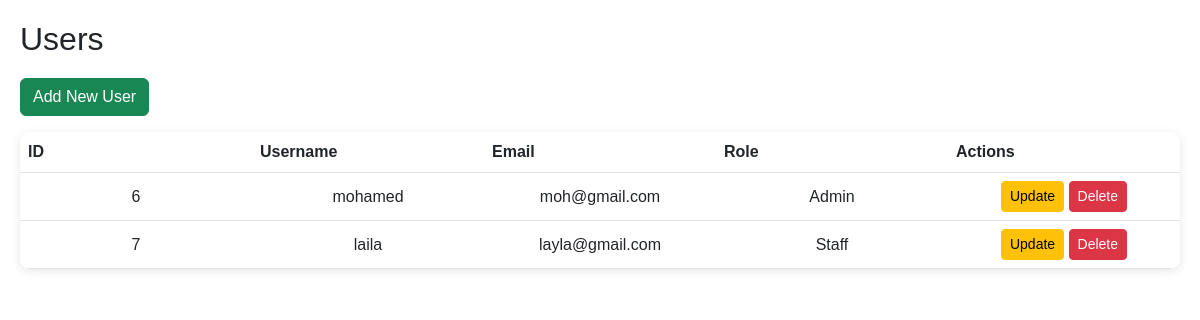
Page /Enrollments.php on the committed database.
### tables this page shows
CREATE TABLE `users` (
  `user_id` int(11) NOT NULL,
  `username` varchar(255) NOT NULL,
  `email` varchar(255) NOT NULL,
  `role` varchar(50) NOT NULL,
  `created_at` timestamp NOT NULL DEFAULT current_timestamp(),
  `password` varchar(255) NOT NULL
);

### Enrollments.php (the view, shortened to what this page needs)
<!DOCTYPE html>
<html lang="en">
<head>
    <link rel="stylesheet" href="style.css">
    <link rel="stylesheet" href="https://cdnjs.cloudflare.com/ajax/libs/twitter-bootstrap/5.3.0/css/bootstrap.min.css">
    <link rel="stylesheet" href="https://cdn.datatables.net/1.13.5/css/dataTables.bootstrap5.min.css">
    <link rel="stylesheet" href="https://cdnjs.cloudflare.com/ajax/libs/font-awesome/6.7.2/css/all.min.css">
</head>
<body>
<?php
include('./connection/conn.php');
$query = "SELECT * FROM users";
$result = mysqli_query($conn, $query);
?>
<div class="main-content">
    <h1 class="main-title">Users</h1>
    <div class="d-flex justify-content-between mb-3">
        <button class="btn btn-success" data-bs-toggle="modal" data-bs-target="#addUserModal">Add New User</button>
    </div>
    <table class="table">
        <thead>
            <tr>
                <th>ID</th>
                <th>Username</th>
                <th>Email</th>
                <th>Role</th>
                <th>Actions</th>
            </tr>
        </thead>
        <tbody>
            <?php
            while ($row = mysqli_fetch_assoc($result)) {
                echo "<tr>";
                echo "<td>" . $row['user_id'] . "</td>";
                echo "<td>" . $row['username'] . "</td>";
                echo "<td>" . $row['email'] . "</td>";
                echo "<td>" . $row['role'] . "</td>";
                echo "<td>
                        <button class='btn btn-warning btn-sm update-btn'
                        data-user_id='" . $row['user_id'] . "'
                        data-username='" . $row['username'] . "'
                        data-email='" . $row['email'] . "'
                        data-role='" . $row['role'] . "'>Update</button>
                        <a href='./delete/delete_user.php?user_id=" . $row['user_id'] . "' class='btn btn-danger btn-sm'>Delete</a>
                      </td>";
                echo "</tr>";
            }
            ?>
        </tbody>
    </table>
</div>
</body>
</html>

### style.css (style rules this page uses)
* { box-sizing: border-box; margin: 0; padding: 0; font-family: Arial, sans-serif; }
body { display: flex; height: 100vh; background-color: #f0f2f5; }
.main-content { flex: 1; padding: 20px; }
.main-title { font-size: 32px; margin-bottom: 20px; }
table { width: 100%; border-collapse: collapse; background-color: #fff; border-radius: 10px; overflow: hidden; box-shadow: 0 2px 10px rgba(0, 0, 0, 0.1); table-layout: fixed; word-wrap: break-word; }
th, td { padding: 12px; border: 1px solid #ddd; text-align: center; vertical-align: middle; }
th { background-color: #3a6ea5; color: #fff; }

### rows in the picture
users: user_id "6", username "mohamed", email "moh@gmail.com", role "Admin"
users: user_id "7", username "laila", email "layla@gmail.com", role "Staff"
